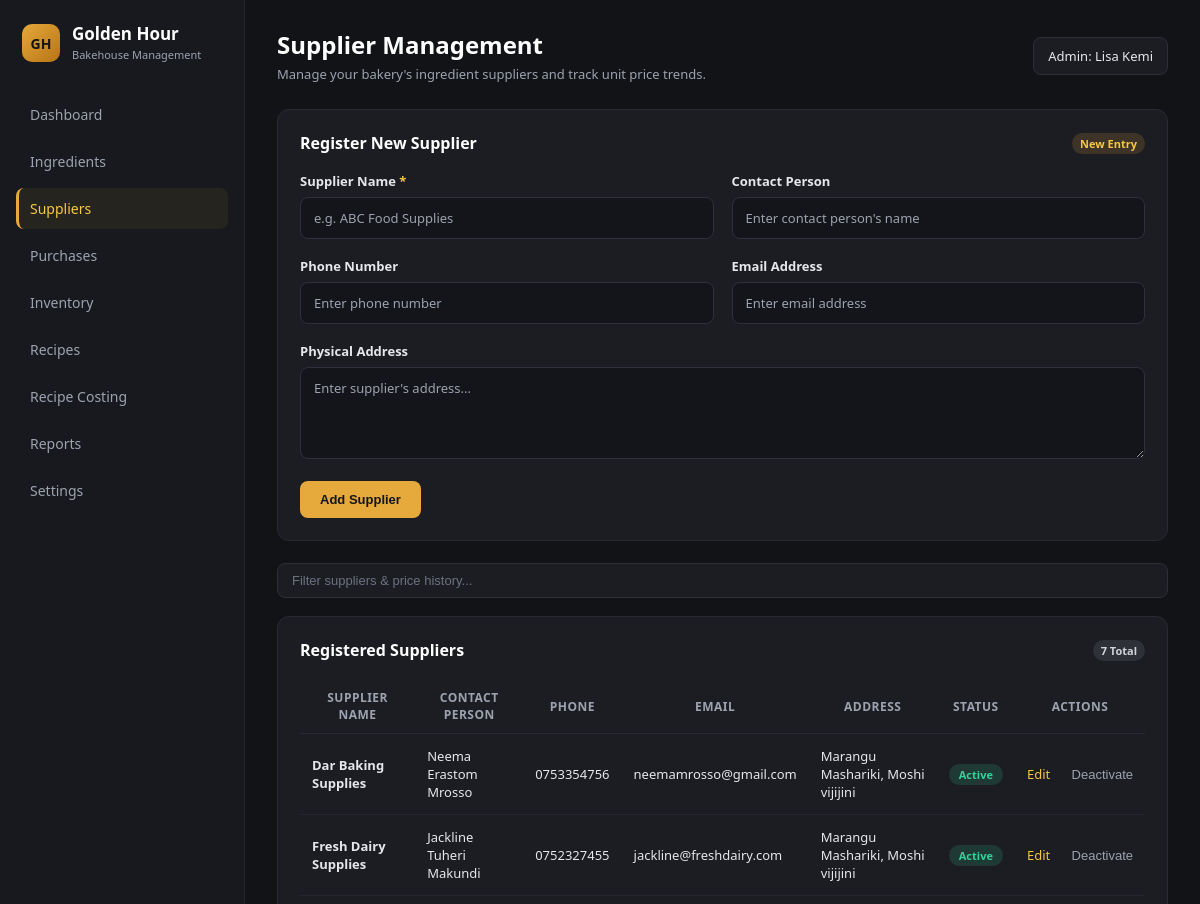
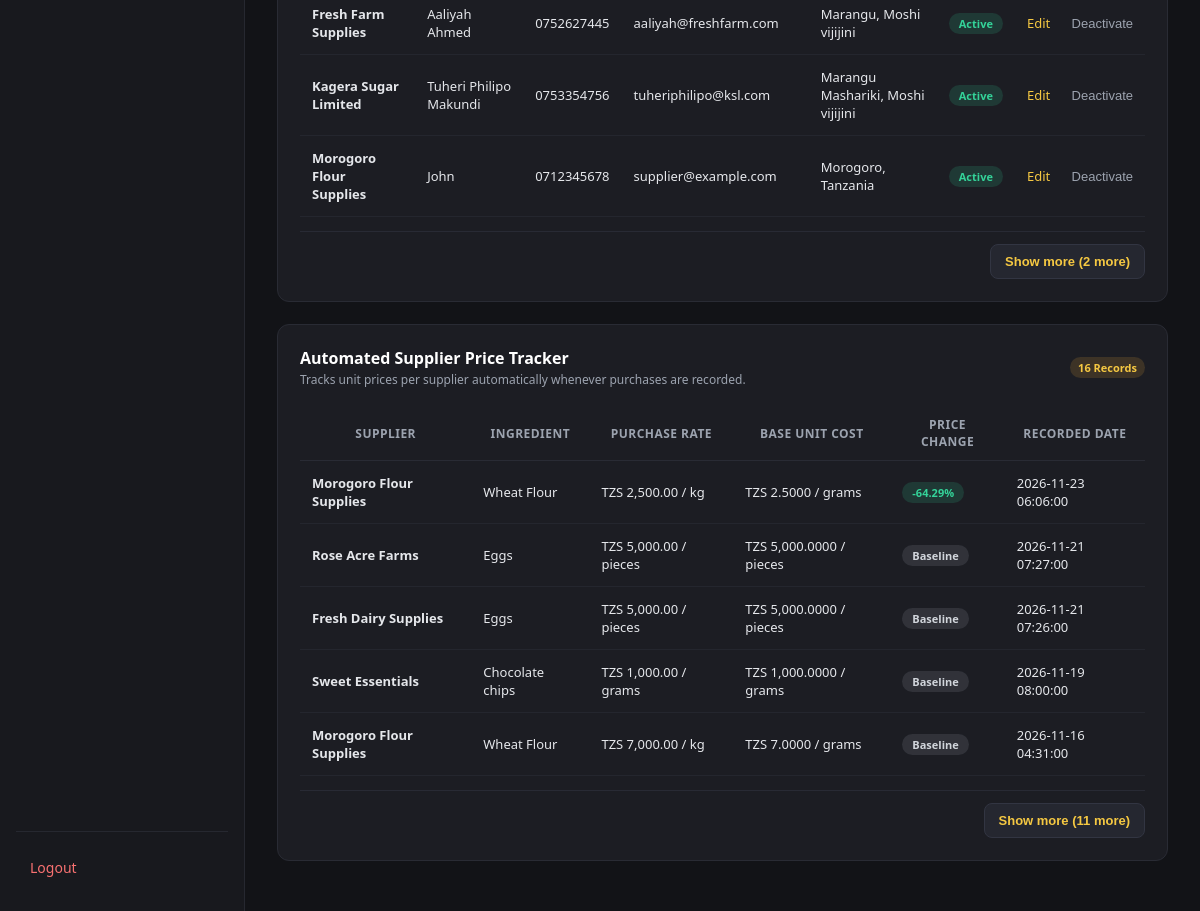
/pages/suppliers.php (signed in), run on the app's committed database (2 pictures, top to bottom).
### tables this page shows
CREATE TABLE `suppliers` (
  `supplier_id` int NOT NULL,
  `supplier_name` varchar(150) NOT NULL,
  `contact_person` varchar(100) DEFAULT NULL,
  `phone` varchar(30) DEFAULT NULL,
  `email` varchar(100) DEFAULT NULL,
  `address` text,
  `created_at` timestamp NULL DEFAULT CURRENT_TIMESTAMP,
  `is_active` tinyint(1) DEFAULT '1'
);

CREATE TABLE `supplier_price_history` (
  `price_history_id` int NOT NULL,
  `supplier_id` int NOT NULL,
  `ingredient_id` int NOT NULL,
  `purchase_id` int DEFAULT NULL,
  `purchase_unit` varchar(30) NOT NULL,
  `unit_price_paid` decimal(12,2) NOT NULL,
  `price_per_base_unit` decimal(12,4) NOT NULL,
  `previous_price_per_base_unit` decimal(12,4) DEFAULT NULL,
  `price_change_pct` decimal(8,2) DEFAULT NULL,
  `recorded_at` datetime NOT NULL DEFAULT CURRENT_TIMESTAMP
);

CREATE TABLE `ingredients` (
  `ingredient_id` int NOT NULL,
  `ingredient_name` varchar(150) NOT NULL,
  `description` text,
  `base_unit` enum('grams','millilitres','pieces') NOT NULL,
  `current_stock` decimal(12,3) DEFAULT '0.000',
  `average_cost_per_unit` decimal(12,4) DEFAULT '0.0000',
  `calories_per_unit` decimal(10,4) NOT NULL DEFAULT '0.0000',
  `protein_g_per_unit` decimal(10,4) NOT NULL DEFAULT '0.0000',
  `carbs_g_per_unit` decimal(10,4) NOT NULL DEFAULT '0.0000',
  `fat_g_per_unit` decimal(10,4) NOT NULL DEFAULT '0.0000',
  `sugar_g_per_unit` decimal(10,4) NOT NULL DEFAULT '0.0000',
  `fiber_g_per_unit` decimal(10,4) NOT NULL DEFAULT '0.0000',
  `sodium_mg_per_unit` decimal(10,4) NOT NULL DEFAULT '0.0000',
  `minimum_stock` decimal(12,3) DEFAULT '0.000',
  `is_active` tinyint(1) DEFAULT '1',
  `created_at` timestamp NULL DEFAULT CURRENT_TIMESTAMP
);

### pages/suppliers.php (the view, shortened to what this page needs)
<?php
require_once "../config/database.php";
$editSupplier = null;
$stmt = $pdo->query(
    "SELECT * FROM suppliers ORDER BY supplier_name ASC"
);
$suppliers = $stmt->fetchAll();
$priceLogs = $pdo->query(
    "SELECT
        sph.price_history_id,
        s.supplier_name,
        i.ingredient_name,
        i.base_unit,
        sph.purchase_unit,
        sph.unit_price_paid,
        sph.price_per_base_unit,
        sph.previous_price_per_base_unit,
        sph.price_change_pct,
        sph.recorded_at
     FROM supplier_price_history sph
     INNER JOIN suppliers s ON sph.supplier_id = s.supplier_id
     INNER JOIN ingredients i ON sph.ingredient_id = i.ingredient_id
     ORDER BY sph.recorded_at DESC, sph.price_history_id DESC
     LIMIT 30"
)->fetchAll();
$adminName = htmlspecialchars($_SESSION["full_name"] ?? "Administrator");
?>
<!DOCTYPE html>
<html lang="en">
<head>
    <link rel="stylesheet" href="../assets/css/style.css">
</head>
<body class="dark-dashboard-body">
<div class="dashboard-container dark-dashboard">
    <aside class="sidebar dark-sidebar">
        <div>
            <div class="logo">
                <div class="brand-mark">GH</div>
                <div>
                    <h2>Golden Hour</h2>
                    <p>Bakehouse Management</p>
                </div>
            </div>
            <nav aria-label="Main Navigation">
                <ul>
                    <li><a href="../dashboard.php">Dashboard</a></li>
                    <li><a href="ingredients.php">Ingredients</a></li>
                    <li><a href="suppliers.php" class="active">Suppliers</a></li>
                    <li><a href="purchases.php">Purchases</a></li>
                    <li><a href="inventory.php">Inventory</a></li>
                    <li><a href="recipes.php">Recipes</a></li>
                    <li><a href="recipe_costing.php">Recipe Costing</a></li>
                    <li><a href="reports.php">Reports</a></li>
                    <li><a href="settings.php">Settings</a></li>
                </ul>
            </nav>
        </div>
        <div class="sidebar-footer">
            <a href="../logout.php" class="logout-link">Logout</a>
        </div>
    </aside>
    <main class="main-content dark-main">
        <header class="topbar dark-topbar">
            <div>
                <h1>Supplier Management</h1>
                <p class="topbar-subtitle">Manage your bakery's ingredient suppliers and track unit price trends.</p>
            </div>
            <div class="topbar-controls">
                <span class="admin-badge">Admin: <?php echo $adminName; ?></span>
            </div>
        </header>
        <section class="content-section dark-panel subpage-card">
            <div class="panel-header">
                <h2><?php echo $editSupplier ? "Edit Supplier" : "Register New Supplier"; ?></h2>
                <span class="card-tag tag-gold"><?php echo $editSupplier ? "Editing #" . (int) $editSupplier["supplier_id"] : "New Entry"; ?></span>
            </div>
            <form method="POST" class="ingredient-form dark-form">
                <div class="form-two-col">
                    <div class="form-field">
                        <label for="supplier_name">Supplier Name <span class="req-star">*</span></label>
                        <input
                            id="supplier_name"
                            type="text"
                            name="supplier_name"
                            placeholder="e.g. ABC Food Supplies"
                            value="<?php echo htmlspecialchars($editSupplier["supplier_name"] ?? ""); ?>"
                            required
                        >
                    </div>
                    <div class="form-field">
                        <label for="contact_person">Contact Person</label>
                        <input
                            id="contact_person"
                            type="text"
                            name="contact_person"
                            placeholder="Enter contact person's name"
                            value="<?php echo htmlspecialchars($editSupplier["contact_person"] ?? ""); ?>"
                        >
                    </div>
                </div>
                <div class="form-two-col">
                    <div class="form-field">
                        <label for="phone">Phone Number</label>
                        <input
                            id="phone"
                            type="tel"
                            name="phone"
                            placeholder="Enter phone number"
                            value="<?php echo htmlspecialchars($editSupplier["phone"] ?? ""); ?>"
                        >
                    </div>
                    <div class="form-field">
                        <label for="email">Email Address</label>
                        <input
                            id="email"
                            type="email"
                            name="email"
                            placeholder="Enter email address"
                            value="<?php echo htmlspecialchars($editSupplier["email"] ?? ""); ?>"
                        >
                    </div>
                </div>
                <div class="form-field">
                    <label for="address">Physical Address</label>
                    <textarea
                        id="address"
                        name="address"
                        placeholder="Enter supplier's address..."
                    ><?php echo htmlspecialchars($editSupplier["address"] ?? ""); ?></textarea>
                </div>
                <div class="form-actions-bar">
                    <button type="submit" class="primary-button dark-submit-btn">
                        <?php echo $editSupplier ? "Update Supplier" : "Add Supplier"; ?>
                    </button>
                </div>
            </form>
        </section>
        <div class="between-cards-search-bar">
            <input
                type="search"
                id="supplierSearch"
                class="dark-search-input"
                placeholder="Filter suppliers & price history..."
                aria-label="Filter suppliers and price history"
            >
        </div>
        <section class="content-section dark-panel subpage-card">
            <div class="panel-header">
                <h2>Registered Suppliers</h2>
                <span class="card-tag tag-neutral"><?php echo count($suppliers); ?> Total</span>
            </div>
            <div class="table-container">
                <table class="dark-table" id="suppliersTable">
                    <thead>
                        <tr>
                            <th>Supplier Name</th>
                            <th>Contact Person</th>
                            <th>Phone</th>
                            <th>Email</th>
                            <th>Address</th>
                            <th>Status</th>
                            <th>Actions</th>
                        </tr>
                    </thead>
                    <tbody>
                        <?php if (count($suppliers) > 0): ?>
                            <?php foreach ($suppliers as $supplier): ?>
                                <tr>
                                    <td class="cell-strong">
                                        <?php echo htmlspecialchars($supplier["supplier_name"]); ?>
                                    </td>
                                    <td>
                                        <?php echo htmlspecialchars($supplier["contact_person"] ?? "—"); ?>
                                    </td>
                                    <td>
                                        <?php echo htmlspecialchars($supplier["phone"] ?? "—"); ?>
                                    </td>
                                    <td>
                                        <?php echo htmlspecialchars($supplier["email"] ?? "—"); ?>
                                    </td>
                                    <td>
                                        <?php echo htmlspecialchars($supplier["address"] ?? "—"); ?>
                                    </td>
                                    <td>
                                        <?php if ($supplier["is_active"]): ?>
                                            <span class="status-pill badge-success">Active</span>
                                        <?php else: ?>
                                            <span class="status-pill badge-neutral">Inactive</span>
                                        <?php endif; ?>
                                    </td>
                                    <td class="table-actions-cell">
                                        <a href="suppliers.php?edit=<?php echo (int) $supplier["supplier_id"]; ?>" class="table-edit-link">
                                            Edit
                                        </a>
                                        <form method="POST" class="inline-form">
                                            <button type="submit" class="text-button dark-text-action">
                                                <?php echo $supplier["is_active"] ? "Deactivate" : "Activate"; ?>
                                            </button>
                                        </form>
                                    </td>
                                </tr>
                            <?php endforeach; ?>
                        <?php endif; ?>
                    </tbody>
                </table>
            </div>
            <?php if (count($suppliers) > 5): ?>
                <div class="table-disclosure-bar">
                    <button
                        type="button"
                        id="toggleSuppliersBtn"
                        class="dark-secondary-btn disclosure-toggle-btn"
                        aria-expanded="false"
                        aria-controls="suppliersTable"
                    >
                    </button>
                </div>
            <?php endif; ?>
        </section>
        <section class="content-section dark-panel subpage-card">
            <div class="panel-header">
                <div>
                    <h2>Automated Supplier Price Tracker</h2>
                    <p class="form-hint dark-hint">Tracks unit prices per supplier automatically whenever purchases are recorded.</p>
                </div>
                <span class="card-tag tag-gold"><?php echo count($priceLogs); ?> Records</span>
            </div>
            <div class="table-container">
                <table class="dark-table" id="supplierPricesTable">
                    <thead>
                        <tr>
                            <th>Supplier</th>
                            <th>Ingredient</th>
                            <th>Purchase Rate</th>
                            <th>Base Unit Cost</th>
                            <th>Price Change</th>
                            <th>Recorded Date</th>
                        </tr>
                    </thead>
                    <tbody>
                        <?php if (count($priceLogs) > 0): ?>
                            <?php foreach ($priceLogs as $log): ?>
                                <?php
                                    $pct = $log["price_change_pct"];
                                    $pctBadge = "badge-neutral";
                                    $pctLabel = "Baseline";
                                    if ($pct !== null) {
                                        $pctVal = (float) $pct;
                                        if ($pctVal > 0) {
                                            $pctBadge = "badge-danger";
                                            $pctLabel = "+" . number_format($pctVal, 2) . "%";
                                        } elseif ($pctVal < 0) {
                                            $pctBadge = "badge-success";
                                            $pctLabel = number_format($pctVal, 2) . "%";
                                        } else {
                                            $pctLabel = "0.00%";
                                        }
                                    }
                                ?>
                                <tr>
                                    <td class="cell-strong"><?php echo htmlspecialchars($log["supplier_name"]); ?></td>
                                    <td><?php echo htmlspecialchars($log["ingredient_name"]); ?></td>
                                    <td>
                                        TZS <?php echo number_format((float) $log["unit_price_paid"], 2); ?>
                                        / <?php echo htmlspecialchars($log["purchase_unit"]); ?>
                                    </td>
                                    <td>
                                        TZS <?php echo number_format((float) $log["price_per_base_unit"], 4); ?>
                                        / <?php echo htmlspecialchars($log["base_unit"]); ?>
                                    </td>
                                    <td>
                                        <span class="status-pill <?php echo $pctBadge; ?>">
                                            <?php echo $pctLabel; ?>
                                        </span>
                                    </td>
                                    <td class="cell-muted"><?php echo htmlspecialchars($log["recorded_at"]); ?></td>
                                </tr>
                            <?php endforeach; ?>
                        <?php else: ?>
                            <tr>
                                <td colspan="6" class="empty-row">No supplier price history recorded yet.</td>
                            </tr>
                        <?php endif; ?>
                    </tbody>
                </table>
            </div>
            <?php if (count($priceLogs) > 5): ?>
                <div class="table-disclosure-bar">
                    <button
                        type="button"
                        id="toggleSupplierPricesBtn"
                        class="dark-secondary-btn disclosure-toggle-btn"
                        aria-expanded="false"
                        aria-controls="supplierPricesTable"
                    >
                    </button>
                </div>
            <?php endif; ?>
        </section>
    </main>
</div>
</body>
</html>

### data on the page
suppliers: supplier_name "Dar Baking Supplies", contact_person "Neema Erastom Mrosso", phone "0753354756", email "neemamrosso@gmail.com", address "Marangu Mashariki, Moshi vijijini", is_active "Active"
suppliers: supplier_name "Fresh Dairy Supplies", contact_person "Jackline Tuheri Makundi", phone "0752327455", email "jackline@freshdairy.com", address "Marangu Mashariki, Moshi vijijini", is_active "Active"
suppliers: supplier_name "Fresh Farm Supplies", contact_person "Aaliyah Ahmed", phone "0752627445", email "aaliyah@freshfarm.com", address "Marangu, Moshi vijijini", is_active "Active"
suppliers: supplier_name "Kagera Sugar Limited", contact_person "Tuheri Philipo Makundi", phone "0753354756", email "tuheriphilipo@ksl.com", address "Marangu Mashariki, Moshi vijijini", is_active "Active"
suppliers: supplier_name "Morogoro Flour Supplies", contact_person "John", phone "0712345678", email "supplier@example.com", address "Morogoro, Tanzania", is_active "Active"
supplier_price_history: supplier.supplier_name "Morogoro Flour Supplies", ingredient.ingredient_name "Wheat Flour", unit_price_paid "2,500.00", purchase_unit "kg", price_per_base_unit "2.5000", ingredient.base_unit "grams", price_change_pct "-64.29%", recorded_at "2026-11-23 06:06:00"
supplier_price_history: supplier.supplier_name "Rose Acre Farms", ingredient.ingredient_name "Eggs", unit_price_paid "5,000.00", purchase_unit "pieces", price_per_base_unit "5,000.0000", ingredient.base_unit "pieces", pctLabel "Baseline", recorded_at "2026-11-21 07:27:00"
supplier_price_history: supplier.supplier_name "Fresh Dairy Supplies", ingredient.ingredient_name "Eggs", unit_price_paid "5,000.00", purchase_unit "pieces", price_per_base_unit "5,000.0000", ingredient.base_unit "pieces", pctLabel "Baseline", recorded_at "2026-11-21 07:26:00"
supplier_price_history: supplier.supplier_name "Sweet Essentials", ingredient.ingredient_name "Chocolate chips", unit_price_paid "1,000.00", purchase_unit "grams", price_per_base_unit "1,000.0000", ingredient.base_unit "grams", pctLabel "Baseline", recorded_at "2026-11-19 08:00:00"
supplier_price_history: supplier.supplier_name "Morogoro Flour Supplies", ingredient.ingredient_name "Wheat Flour", unit_price_paid "7,000.00", purchase_unit "kg", price_per_base_unit "7.0000", ingredient.base_unit "grams", pctLabel "Baseline", recorded_at "2026-11-16 04:31:00"

### other printed values
$adminName "Lisa Kemi"
count($suppliers) "7"
count($priceLogs) "16"
